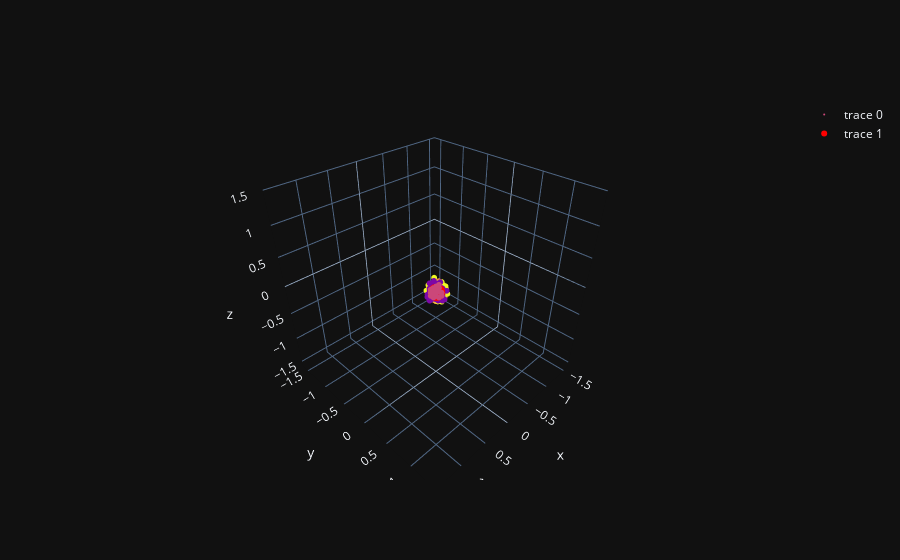

Source (notebook cell):
### Code cell
import plotly.graph_objects as go

fig = go.Figure(data=[
    go.Scatter3d(
        x=xsys_n[0], y=xsys_n[1], z=xsys_n[2], mode='markers', marker=dict(size=2, color=kmeans.labels_)
    ),

    go.Scatter3d(
        x=df_cluster_centers[0],
        y=df_cluster_centers[1],
        z=df_cluster_centers[2],
        mode='markers',
        marker=dict(size=6, color='RED')
    )
])
fig.show()

### Figure 1 — Plotly figure (JSON) as saved in the notebook; plotly's stock layout.template omitted (floating-point values rounded to 4 significant figures; data arrays with more than 128 entries replaced by an {"elided": "..."} marker saying what was removed)
{"data": [{"marker": {"color": {"elided": "500 int values"}, "size": 2}, "mode": "markers", "x": {"elided": "500 float values"}, "y": {"elided": "500 float values"}, "z": {"elided": "500 float values"}, "type": "scatter3d"}, {"marker": {"color": "RED", "size": 6}, "mode": "markers", "x": [-1.424, 0.6793, 1.335, -0.8158, 0.2252], "y": [-1.428, 0.6786, 1.33, -0.8158, 0.2354], "z": [-1.419, 0.6769, 1.335, -0.824, 0.2315], "type": "scatter3d"}], "layout": {}}
